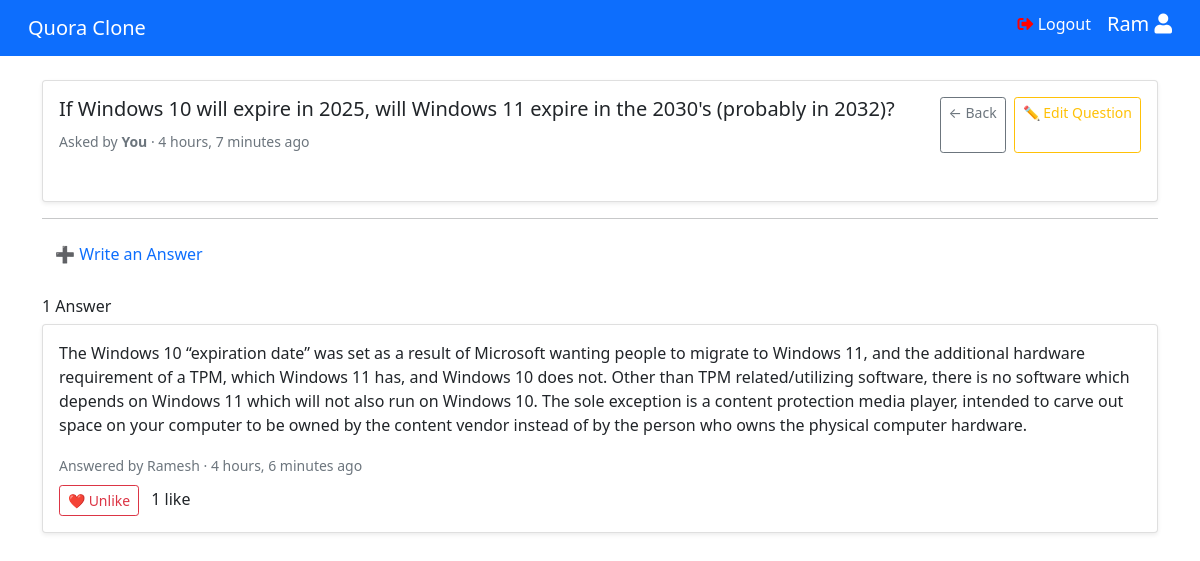
The page /question/1/ (signed in) on the database its author committed.
### core/models.py (models this page shows, shortened)
class Question(models.Model):
    user = models.ForeignKey(User, on_delete=models.CASCADE)
    title = models.CharField(max_length=255)
    description = models.TextField(blank=True, null=True)
    created_at = models.DateTimeField(auto_now_add=True)

class Answer(models.Model):
    question = models.ForeignKey(Question, on_delete=models.CASCADE)
    user = models.ForeignKey(User, on_delete=models.CASCADE)
    text = models.TextField()
    created_at = models.DateTimeField(auto_now_add=True)
    likes = models.ManyToManyField(User, related_name='liked_answers', blank=True)

### core/views.py (the view)
# urls.py: path('question/<int:pk>/', views.question_detail_view, name='question_detail'),
@login_required
def question_detail_view(request, pk):
    question = get_object_or_404(Question, pk=pk)
    answers = Answer.objects.filter(question=question).select_related('user').prefetch_related('likes')
    form = AnswerForm(request.POST or None)
    if request.method == 'POST' and form.is_valid():
        answer = form.save(commit=False)
        answer.question = question
        answer.user = request.user
        answer.save()
        return redirect('question_detail', pk=pk)
    return render(request, 'core/question_detail.html', {'question': question, 'answers': answers, 'form': form})

### templates/core/question_detail.html (shortened to what this page needs)
{% extends 'core/base.html' %}
{% load static %}
{% block content %}
<div class="container mt-4">
  <div class="card p-3 shadow-sm">
    <div class="d-flex justify-content-between">
      <div>
        <h5>{{ question.title }}</h5>
        <small class="text-muted">
          Asked by
          {% if request.user == question.user %}
            <strong>You</strong>
          {% else %}
            {{ question.user.username }}
          {% endif %}
          · {{ question.created_at|timesince }} ago
        </small>
      </div>
      <div class="d-flex gap-2">
        <a href="{% url 'home' %}" class="btn btn-sm btn-outline-secondary">← Back</a>
        {% if request.user == question.user %}
          <a href="{% url 'edit_question' question.pk %}" class="btn btn-sm btn-outline-warning">✏️ Edit Question</a>
        {% endif %}
      </div>
    </div>
    <div class="mt-3">
    </div>
  </div>
  <hr>
  <div class="mb-4">
    <button class="btn btn-link text-decoration-none" onclick="toggleAnswerForm()">➕ Write an Answer</button>
  </div>
  <h6>{{ answers.count }} Answer{{ answers.count|pluralize }}</h6>
  {% for answer in answers %}
    <div class="card p-3 mb-3 shadow-sm">
      <div class="d-flex justify-content-between">
        <div>
          <p>{{ answer.text }}</p>
          <small class="text-muted">
            Answered by
            {% if request.user == answer.user %}
              <strong>You</strong>
            {% else %}
              {{ answer.user.username }}
            {% endif %}
            · {{ answer.created_at|timesince }} ago
          </small>
        </div>
      </div>
      <div class="mt-2">
        <form action="{% url 'like_answer' answer.id %}" method="POST">
          {% if user in answer.likes.all %}
            <button class="btn btn-sm btn-outline-danger">❤️ Unlike</button>
          {% else %}
            <button class="btn btn-sm btn-outline-primary">🤍 Like</button>
          {% endif %}
          <span class="ms-2">{{ answer.likes.count }} like{{ answer.likes.count|pluralize }}</span>
        </form>
      </div>
    </div>
  {% empty %}
    <p>No answers yet. Be the first to answer!</p>
  {% endfor %}
</div>
{% endblock %}

### templates/core/base.html (shortened to what this page needs)
{% load static %}
<!DOCTYPE html>
<html>
<head>
    <link rel="stylesheet" href="https://stackpath.bootstrapcdn.com/bootstrap/4.5.2/css/bootstrap.min.css"/>
    <link rel="stylesheet" href="https://cdnjs.cloudflare.com/ajax/libs/font-awesome/5.15.1/css/all.min.css"/>
    <link href="https://cdn.jsdelivr.net/npm/bootstrap@5.1.3/dist/css/bootstrap.min.css" rel="stylesheet">
</head>
<body>
    <div>
        <nav class="navbar navbar-expand-lg navbar-light bg-primary">
            <div class="container-fluid">
                <a class="navbar-brand text-white" href="#">Quora Clone</a>
                <div class="collapse navbar-collapse" id="navbarNav">
                    <ul class="navbar-nav ml-auto">
                    <li class="nav-item mr-3" >
                        <i class="fas fa-sign-out-alt" style="color: red"></i>
                        <a href="{% url 'logout' %}" class="text-white logout-text" style="text-decoration:none">Logout</a>
                    </li>
                    <li>
                        <h5 class="text-white">{{ request.user.username|title }}
                        <i class="fas fa-user"></i>
                        </h5>
                    </li>
                    </ul>
                </div>
            </div>
        </nav>
    </div>
    {% block content %}{% endblock %}
</body>
</html>

### rows shown on the page
Question: title "If Windows 10 will expire in 2025, will Windows 11 expire in the 2030's (probably in 2032)?", created_at "4 hours, 7 minutes"
Answer: text "The Windows 10 “expiration date” was set as a result of Microsoft wanting people to migrate to Windows 11, and the additional hardware requirement of a TPM, which Windows 11 has, and Windows 10 does not. Other than TPM related/utilizing software, there is no software which depends on Windows 11 which will not also run on Windows 10. The sole exception is a content protection media player, intended to carve out space on your computer to be owned by the content vendor instead of by the person who owns the physical computer hardware.", user.username "Ramesh", created_at "4 hours, 6 minutes", shows "❤️ Unlike", likes.count "1"

### other values the page prints
{{ request.user.username|title }} "Ram"
{{ answers.count }} "1"
